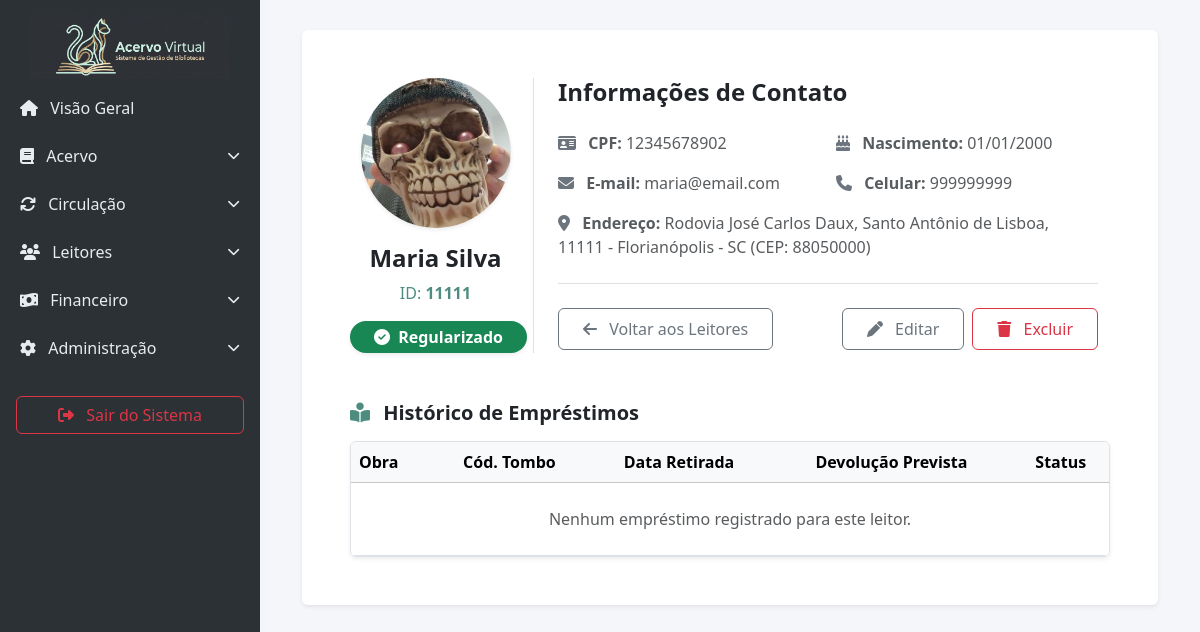
Screenshot of /leitores/historico/6/ (signed in) with the database file from the repository.
### biblioteca_app/models.py (models this page shows, shortened)
class Leitor(models.Model):
    id_leitor = models.CharField(max_length=50, unique=True, null=True, blank=True, help_text="ID Único ou Matrícula")
    nome = models.CharField(max_length=200)
    data_nascimento = models.DateField()
    celular = models.CharField(max_length=15, unique=True)
    cpf = models.CharField(max_length=14, unique=True)
    email = models.EmailField(unique=True)
    cep = models.CharField(max_length=9)
    endereco = models.CharField(max_length=255)
    complemento = models.CharField(max_length=100, blank=True, null=True)
    cidade = models.CharField(max_length=100)
    RECEBIMENTO_ALERTAS_CHOICES = [
        ('email', 'Email'),
        ('celular', 'Celular'),
    ]
    recebimento_alertas = models.CharField(max_length=10, choices=RECEBIMENTO_ALERTAS_CHOICES, default='email')
    ativo = models.BooleanField(default=True, help_text="Desmarque para bloquear temporariamente o leitor")
    foto = models.ImageField(upload_to='fotos_leitores/', null=True, blank=True)
    @property
    def possui_multa(self):
        hoje = timezone.now().date()
        return Emprestimo.objects.filter(leitor=self, data_devolucao__lt=hoje, devolucao__isnull=True).exists()

### biblioteca_app/views.py (the view)
# urls.py: path('leitores/historico/<int:leitor_id>/', views.historico_leitor, name='historico_leitor'),
@login_required(login_url='login_view')
def historico_leitor(request, leitor_id):
    leitor = get_object_or_404(Leitor, pk=leitor_id)
    emprestimos = Emprestimo.objects.filter(leitor=leitor).order_by('-data_emprestimo')
    context = {
        'leitor': leitor,
        'emprestimos': emprestimos
    }
    return render(request, 'historico_leitor.html', context)

### biblioteca_app/templates/historico_leitor.html (shortened to what this page needs)
{% extends 'base.html' %}
{% block content %}
<div class="container-fluid">
    <div class="card border-0 shadow-sm leitor-item"
         data-leitor-id="{{ leitor.id }}"
         data-id-leitor="{{ leitor.id_leitor|default:'' }}"
         data-nome="{{ leitor.nome }}"
         data-celular="{{ leitor.celular }}"
         data-email="{{ leitor.email }}"
         data-cep="{{ leitor.cep }}"
         data-endereco="{{ leitor.endereco }}"
         data-complemento="{{ leitor.complemento|default:'' }}"
         data-cidade="{{ leitor.cidade }}">
        <div class="card-body p-5">
            <div class="row">
                <div class="col-md-3 text-center border-end">
                    {% if leitor.foto %}
                        <img src="{{ leitor.foto.url }}" class="rounded-circle shadow-sm mx-auto mb-3" style="height: 150px; width: 150px; object-fit: cover;" alt="Foto de {{ leitor.nome }}">
                    {% else %}
                        <div class="bg-light rounded-circle d-flex align-items-center justify-content-center shadow-sm mx-auto mb-3" style="height: 150px; width: 150px;">
                            <i class="fa-solid fa-user fa-4x text-primary"></i>
                        </div>
                    {% endif %}
                    <h4 class="fw-bold text-dark">{{ leitor.nome }}</h4>
                    <p class="text-primary mb-2">ID: <strong>{{ leitor.id_leitor|default:"N/A" }}</strong></p>
                    <div class="mt-3">
                        {% if leitor.possui_multa %}
                        <span class="badge bg-danger px-4 py-2 fs-6 shadow-sm rounded-pill"><i class="fa-solid fa-triangle-exclamation me-1"></i> Com Pendências</span>
                        {% else %}
                        <span class="badge bg-success px-4 py-2 fs-6 shadow-sm rounded-pill"><i class="fa-solid fa-check-circle me-1"></i> Regularizado</span>
                        {% endif %}
                    </div>
                </div>
                <div class="col-md-9 px-md-4">
                    <h4 class="fw-bold mb-4">Informações de Contato</h4>
                    <div class="row mb-4 fs-6 text-muted g-3">
                        <div class="col-md-6"><i class="fa-solid fa-id-card me-2 text-secondary"></i> <strong>CPF:</strong> {{ leitor.cpf }}</div>
                        <div class="col-md-6"><i class="fa-solid fa-cake-candles me-2 text-secondary"></i> <strong>Nascimento:</strong> {{ leitor.data_nascimento|date:"d/m/Y" }}</div>
                        <div class="col-md-6"><i class="fa-solid fa-envelope me-2 text-secondary"></i> <strong>E-mail:</strong> {{ leitor.email }}</div>
                        <div class="col-md-6"><i class="fa-solid fa-phone me-2 text-secondary"></i> <strong>Celular:</strong> {{ leitor.celular }}</div>
                        <div class="col-12"><i class="fa-solid fa-location-dot me-2 text-secondary"></i> <strong>Endereço:</strong> {{ leitor.endereco }}, {{ leitor.complemento|default:"" }} - {{ leitor.cidade }} (CEP: {{ leitor.cep }})</div>
                    </div>
                    <div class="mt-4 border-top pt-4 d-flex flex-wrap justify-content-between gap-3">
                        <a href="{% url 'leitores' %}" class="btn btn-outline-secondary fs-6 px-4 py-2"><i class="fa-solid fa-arrow-left me-2"></i> Voltar aos Leitores</a>
                        {% if request.session.funcao == 'administrador' or request.user.is_superuser %}
                        <div class="d-flex gap-2 flex-wrap">
                            <button type="button" class="btn btn-outline-secondary fs-6 px-4 py-2 btn-editar"><i class="fa-solid fa-pen me-2"></i> Editar</button>
                            <form method="POST" action="{% url 'excluir_leitor' leitor.id %}" class="mb-0">
                                <button type="submit" class="btn btn-outline-danger fs-6 px-4 py-2 btn-excluir"><i class="fa-solid fa-trash me-2"></i> Excluir</button>
                            </form>
                        </div>
                        {% endif %}
                    </div>
                </div>
            </div>
            <div class="mt-5">
                <h5 class="fw-bold mb-3"><i class="fa-solid fa-book-open-reader me-2 text-primary"></i> Histórico de Empréstimos</h5>
                <div class="table-responsive border rounded shadow-sm">
                    <table class="table table-hover align-middle mb-0 text-center">
                        <thead class="table-light">
                            <tr>
                                <th class="text-start">Obra</th>
                                <th>Cód. Tombo</th>
                                <th>Data Retirada</th>
                                <th>Devolução Prevista</th>
                                <th>Status</th>
                            </tr>
                        </thead>
                        <tbody>
                            {% for emp in emprestimos %}
                            <tr>
                                <td class="text-start"><strong>{{ emp.exemplar.livro.titulo }}</strong></td>
                                <td>{{ emp.exemplar.codigo_tombo }}</td>
                                <td>{{ emp.data_emprestimo|date:"d/m/Y" }}</td>
                                <td>{{ emp.data_devolucao|date:"d/m/Y" }}</td>
                                <td><span class="badge bg-{{ emp.status_color }} px-3 py-2">{{ emp.status_display }}</span></td>
                            </tr>
                            {% empty %}
                            <tr><td colspan="5" class="text-muted py-4">Nenhum empréstimo registrado para este leitor.</td></tr>
                            {% endfor %}
                        </tbody>
                    </table>
                </div>
            </div>
        </div>
    </div>
</div>
{% endblock %}

### biblioteca_app/templates/base.html (style rules this page uses)
body { background-color: #f4f6f9; font-family: 'Segoe UI', Tahoma, Geneva, Verdana, sans-serif; }
:root { --theme-dark: #2c3136; --theme-primary: #9ed5cb; --theme-secondary: #cca77b; --theme-light: #f8f9fa; }
.text-primary { color: #4e8c80 !important; }

### rows the page displays
Leitor: foto (picture), nome "Maria Silva", id_leitor "11111", cpf "12345678902", data_nascimento "01/01/2000", email "maria@email.com", celular "999999999", endereco "Rodovia José Carlos Daux, Santo Antônio de Lisboa", complemento "11111", cidade "Florianópolis - SC", cep "88050000"
